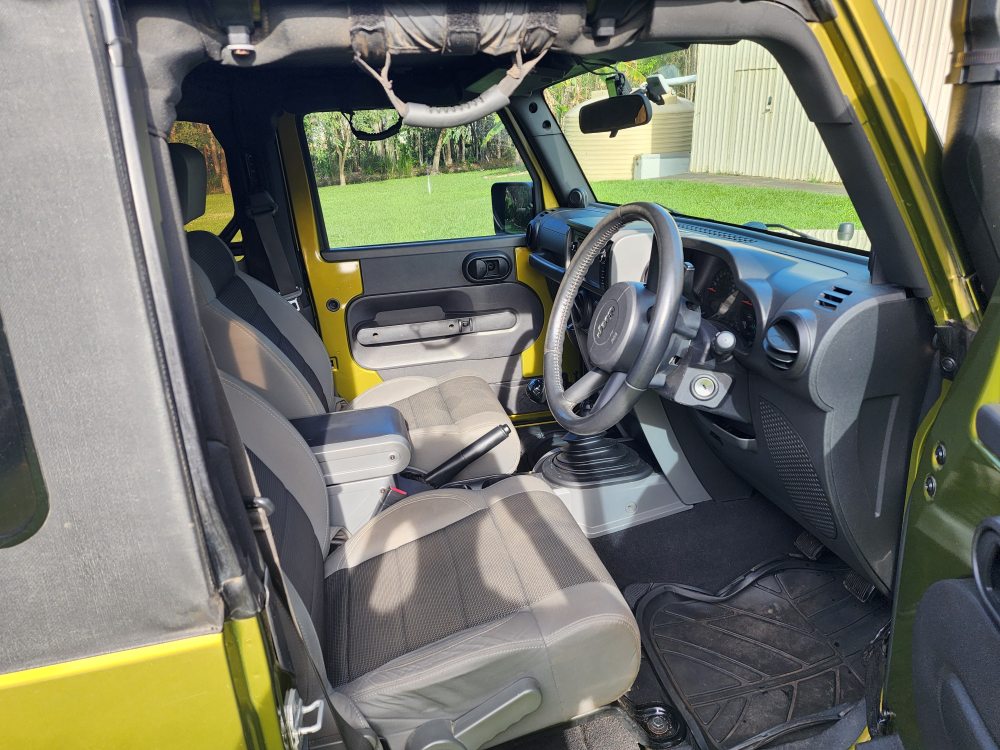
#> input picture uploads/20240425_145528.jpg, 4000 x 3000 px, given in place of Virginia_Beach_Oceanfront_2024-08-31.jpg, which was not available (shown at 1/4 size)
$ python build_portrait_blur.py ../../../../uploads/20240425_145528.jpg ../../../../uploads/20260618_133956.jpg
#> lines starting #> are read from the running program, lines starting #| are printed output that depends on the picture; pictures that were not available may be replaced by others from this repository, and a replacement may not be noted
### docs/design/visual-direction/tools/portrait_blur.py
"""Portrait blur-fill display copy: reference implementation + mock renderer (MF #86).

make_display_copy_blurfill() is the Pillow reference Kit can port into imaging.py.
Everything is in 1000x600 canvas pixels (the real display copy). Mocks are made
at 1000x600 and scaled to 800x480 (what the screen does), so mock == pipeline.
"""
from PIL import Image, ImageDraw, ImageFilter, ImageFont, ImageOps, ImageChops

CANVAS = (1000, 600)
R = CANVAS[0] / CANVAS[1]          # 5/3
ASPECT_BLURFILL_BELOW = 1.30       # a < 1.30 -> blur-fill; a >= 1.30 -> face-aware cover (as today)
BG_SCALE = 4                       # blur at 1/4 size (250x150), then upscale: cheap on the Pi

OPTIONS = {
    #        trim: max sharp height / canvas height; radius at 1000x600; dim = black fraction
    "A1": dict(trim=1.00, radius=15, dim=0.00, name="A1  whole photo, light blur"),
    "A2": dict(trim=1.00, radius=40, dim=0.35, name="A2  whole photo, strong blur + dim"),
    "B1": dict(trim=1.15, radius=15, dim=0.00, name="B1  slight trim, light blur"),
    "B2": dict(trim=1.15, radius=40, dim=0.35, name="B2  slight trim, strong blur + dim"),
}
SHADOW = dict(radius=12, alpha=0.35)   # soft edge on the sharp photo (decision 4)
MAX_SHARP_W = 0.80                     # sharp photo never wider than 80% of canvas (bars >= 10%/side)


# [48 lines left out: functions cover, make_display_copy_blurfill, not called in this run]


def to_screen(im):
    """What the 800x480 screen does with the 1000x600 copy."""
    return im.resize((800, 480), Image.LANCZOS)


# [5 lines left out: function prep_stored, not called in this run]


def crop_aspect(im, a, cx=0.5, cy=0.5):
    """Crop to aspect ratio a (w/h), window centred at (cx, cy) fractions."""
    if im.width / im.height > a:
        w, h = round(im.height * a), im.height
    else:
        w, h = im.width, round(im.width / a)
    x = round((im.width - w) * cx)
    y = round((im.height - h) * cy)
    return im.crop((x, y, x + w, y + h))


# [6 lines left out: function font, not called in this run]

### docs/design/visual-direction/tools/build_portrait_blur.py
"""Build the MF #86 comparison mocks. usage: build.py SET OUTDIR   (SET = mixed | cc0)"""
import sys, os, json, glob
sys.path.insert(0, os.path.dirname(__file__))
from portrait_blur import *
from PIL import Image, ImageDraw

Image.MAX_IMAGE_PIXELS = None
SRC = os.environ.get("MF_CC0_DIR", "/workspace/portrait-blur/src")   # CC0 example photos (see README credits)
REAL = os.environ.get("MF_REAL_DIR", "/workspace/MemoryFrame-wt/mf-04-kiosk/uploads")   # the user's own photos: NOT committed
setname, out = sys.argv[1], sys.argv[2]
os.makedirs(out, exist_ok=True)
L = lambda p: Image.open(p)
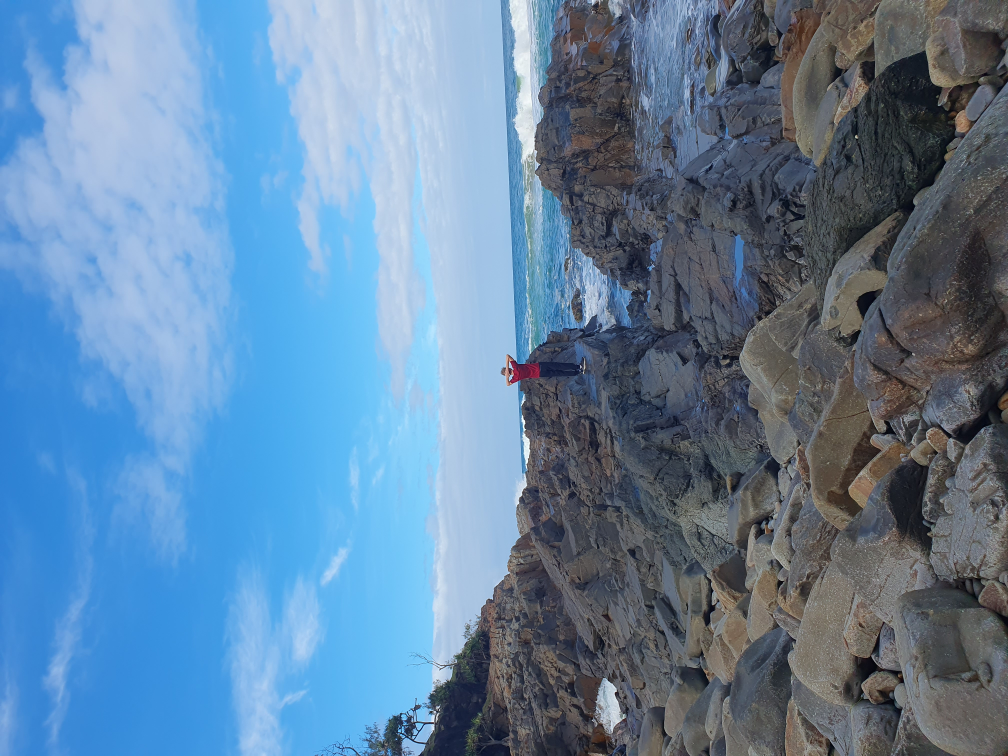
#> input picture uploads/20260618_133956.jpg, 4032 x 3024 px, given in place of Child_portrait_2016_(Unsplash).jpg, which was not available (shown at 1/4 size)

def real(n): return L(f"{REAL}/{n}")
cc = lambda n: L(f"{SRC}/{n}")
CHILD = "Child_portrait_2016_(Unsplash).jpg"; KAREN = "Karen_Elder_(Unsplash).jpg"
ALP = "Alpine_village_landscape_(Unsplash).jpg"; ROD = "Rodanthe_Pier_beach_landscape_(Unsplash).jpg"
VB = "Virginia_Beach_Oceanfront_2024-08-31.jpg"

# (key, label, sub-label, image, focus_y)  focus_y = vertical placement of any cropped window
if setname == "mixed":
    rows = [
     ("p1", "Portrait 3:4", "REAL photo (your frame's photos)", crop_aspect(real("20260618_133956.jpg") if False else ImageOps.exif_transpose(real("20260618_133956.jpg")), 0.75), 0.5),
     ("p2", "Tall portrait 9:16", "real, cropped to 9:16", crop_aspect(real("20240425_145528.jpg"), 9/16, 0.62), 0.5),
     ("p3", "Portrait 2:3, face", "EXAMPLE photo (CC0)", cc(CHILD), 0.35),
     ("sq", "Square 1:1", "real, cropped to 1:1", crop_aspect(real("20240425_145447.jpg"), 1.0), 0.5),
     ("c54", "Near-square 5:4", "real, cropped to 5:4", crop_aspect(real("20240425_145514.jpg"), 1.25), 0.5),
     ("l43", "Landscape 4:3", "REAL photo", real("20240425_145431.jpg"), 0.5),
     ("n1610", "Near-5:3, 16:10", "real, cropped to 16:10", crop_aspect(real("20240425_145456.jpg"), 1.6), 0.5),
     ("l169", "Landscape 16:9", "real, cropped to 16:9", crop_aspect(real("20240425_145431.jpg"), 16/9, 0.5, 0.55), 0.5),
    ]
    tag = "Real photos from the frame's own sample set (4:3 Jeep and 3:4 coast shots) plus one CC0 example face portrait. Crops are marked."
else:
    rows = [
     ("p1", "Portrait 3:4", "EXAMPLE photo (CC0)", cc(VB), 0.5),
     ("p2", "Tall portrait 9:16", "example, cropped to 9:16", crop_aspect(cc(CHILD), 9/16, 0.55, 0.35), 0.35),
     ("p3", "Portrait 2:3, face", "EXAMPLE photo (CC0)", cc(CHILD), 0.35),
     ("sq", "Square 1:1", "example, cropped to 1:1", crop_aspect(cc(KAREN), 1.0, 0.5, 0.2), 0.3),
     ("c54", "Near-square 5:4", "example, cropped to 5:4", crop_aspect(cc(ALP), 1.25), 0.5),
     ("l43", "Landscape 4:3", "example, cropped to 4:3", crop_aspect(cc(ALP), 4/3), 0.5),
     ("n1610", "Near-5:3, 16:10", "example, cropped to 16:10", crop_aspect(cc(ALP), 1.6), 0.5),
     ("l169", "Landscape 16:9", "EXAMPLE photo (CC0)", cc(ROD), 0.5),
    ]
#> in crop_aspect, `w, h = round(im.height * a), im.height`: w = 1701; h = 3024
#> in crop_aspect, `x = round((im.width - w) * cx)`: x = 1282
#> in crop_aspect, `y = round((im.height - h) * cy)`: y = 0
#> in crop_aspect, `return im.crop((x, y, x + w, y + h))`:
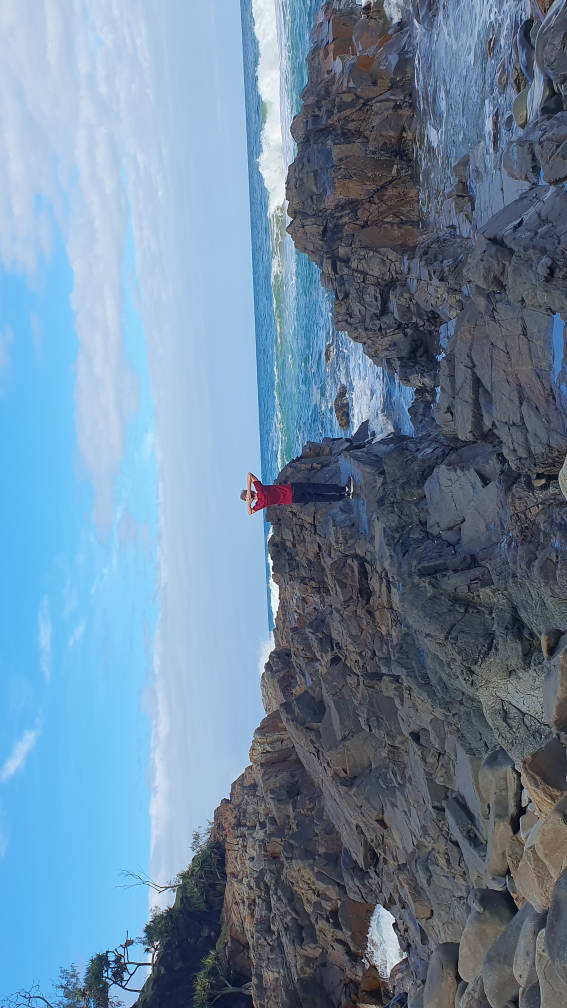
#> returned value: PIL image 1701x3024 RGB (shown at 1/3 size); mean R, G, B 109.1, 134.2, 158
#> call 2 of crop_aspect, with a = 1, cx = 0.5, cy = 0.2
#> in crop_aspect (call 2), `w, h = round(im.height * a), im.height`: w = 3024
#> in crop_aspect (call 2), `x = round((im.width - w) * cx)`: x = 504
#> in crop_aspect (call 2), `return im.crop((x, y, x + w, y + h))`:
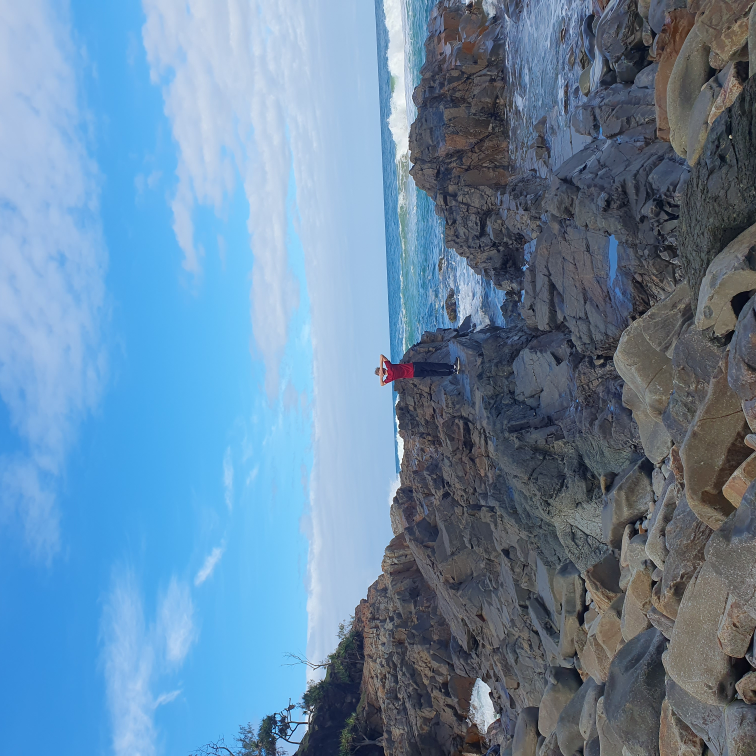
#> returned value: PIL image 3024x3024 RGB (shown at 1/4 size); mean R, G, B 104.5, 136, 164.4
#> (the run stopped early here; a loop or call above may not have finished)
